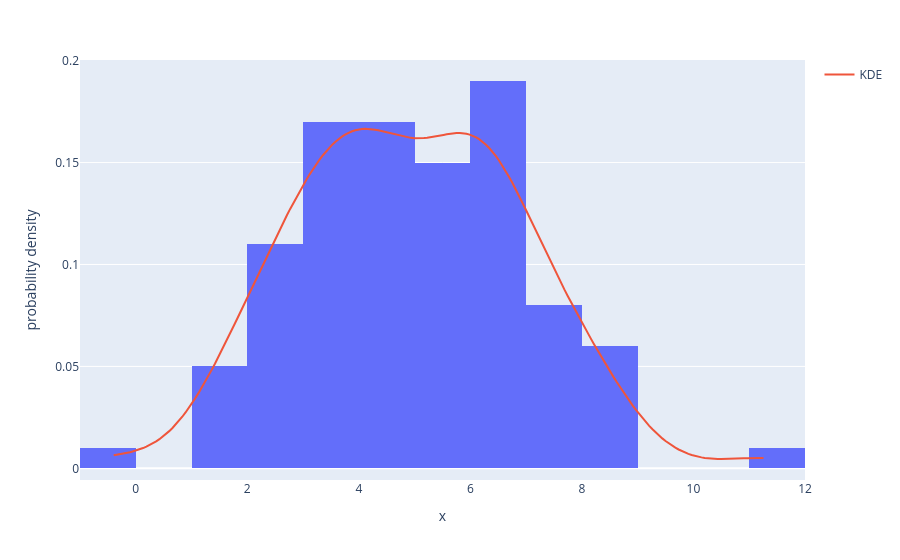

Notebook source saved alongside this figure:
### Code cell
kde = gaussian_kde(data)
x_range = np.linspace(data.min(), data.max(), 200)

fig = px.histogram(x=data, histnorm="probability density")  
fig.add_scatter(x=x_range, y=kde(x_range), mode="lines", name="KDE")
fig.show()

### Figure 1 — Plotly figure (JSON) as saved in the notebook; plotly's stock layout.template omitted (floating-point values rounded to 4 significant figures; data arrays with more than 128 entries replaced by an {"elided": "..."} marker saying what was removed)
{"data": [{"bingroup": "x", "histnorm": "probability density", "hovertemplate": "x=%{x}<br>probability density=%{y}<extra></extra>", "legendgroup": "", "marker": {"color": "#636efa", "pattern": {"shape": ""}}, "name": "", "orientation": "v", "showlegend": false, "type": "histogram", "x": [6.642, 6.496, 4.842, 5.098, 1.943, 2.827, 6.203, 3.118, 4.116, 5.32, 4.128, 3.79, 4.445, 2.37, 2.354, 3.119, 4.071, 3.453, 4.241, 7.089, 3.723, 6.659, 3.228, 2.752, 11.26, 3.397, 7.663, 7.017, 5.253, 2.048, 3.079, 3.256, 2.02, 8.003, 2.502, 7.783, 8.249, 1.283, 4.61, 8.142, 5.779, 8.106, 6.076, 3.355, 6.402, 4.862, 6.315, 6.915, 3.435, 3.482, 2.804, 3.944, 6.253, 6.584, 4.672, 3.344, 1.663, 5.219, 7.387, 6.012, 5.312, 1.559, 6.243, 6.517, 1.675, 5.894, 2.902, 5.621, 5.355, 5.076, 4.496, 7.524, 8.524, 8.994, 6.2, 6.732, 4.346, 2.678, 6.015, 6.291, 4.229, 5.462, 5.725, 5.577, 7.431, 6.439, 6.51, 4.651, -0.3955, 4.354, 3.883, 2.185, 4.253, 4.128, 5.961, 3.674, 7.539, 4.376, 5.694, 3.765], "xaxis": "x", "yaxis": "y"}, {"mode": "lines", "name": "KDE", "type": "scatter", "x": {"elided": "200 float values"}, "y": {"elided": "200 float values"}}], "layout": {"barmode": "relative", "legend": {"tracegroupgap": 0}, "margin": {"t": 60}, "xaxis": {"anchor": "y", "domain": [0, 1], "title": {"text": "x"}}, "yaxis": {"anchor": "x", "domain": [0, 1], "title": {"text": "probability density"}}}}
